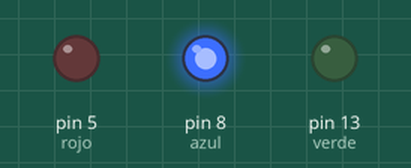
Simulated run of this sketch. Board: Arduino Uno, built with avr-gcc and run on an emulated ATmega328P. Shown: output pins drawn as LEDs (lit = HIGH).

Above: at 0.5 s.
At 1.5 s:
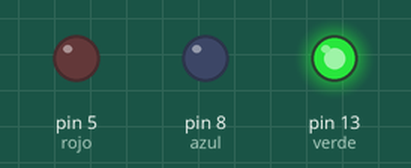
At 5.5 s:
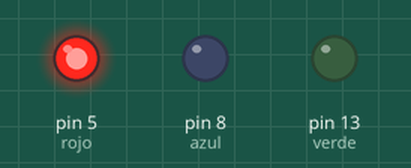
Timing chart, 0 to 6.9 s (numbered marks = the images above):
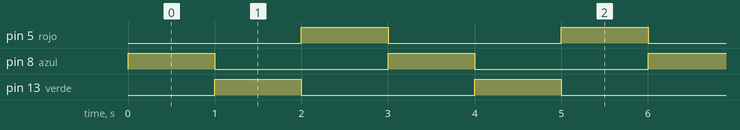

Measured:
- by itself, pin 5 (rojo), pin 8 (azul), pin 13 (verde): alternates HIGH for 1.0 s and LOW for 2.0 s
- by itself, everything shown: repeats every 3.0 s, in 3 steps

The sketch:

primera_prueba.ino
```cpp
int verde = 13;
int azul = 8;
int rojo = 5;
void setup() {
  // put your setup code here, to run once:
  pinMode(verde,OUTPUT);
  pinMode(azul,OUTPUT);
  pinMode(rojo,OUTPUT);
}

void loop() {
  // put your main code here, to run repeatedly:
  digitalWrite(azul,1);
  digitalWrite(verde,0);
  digitalWrite(rojo,0);
  delay(1000);
  digitalWrite(azul,0);
  digitalWrite(verde,1);
  digitalWrite(rojo,0);
  delay(1000);
  digitalWrite(azul,0);
  digitalWrite(verde,0);
  digitalWrite(rojo,1);
  delay(1000);
}
```
